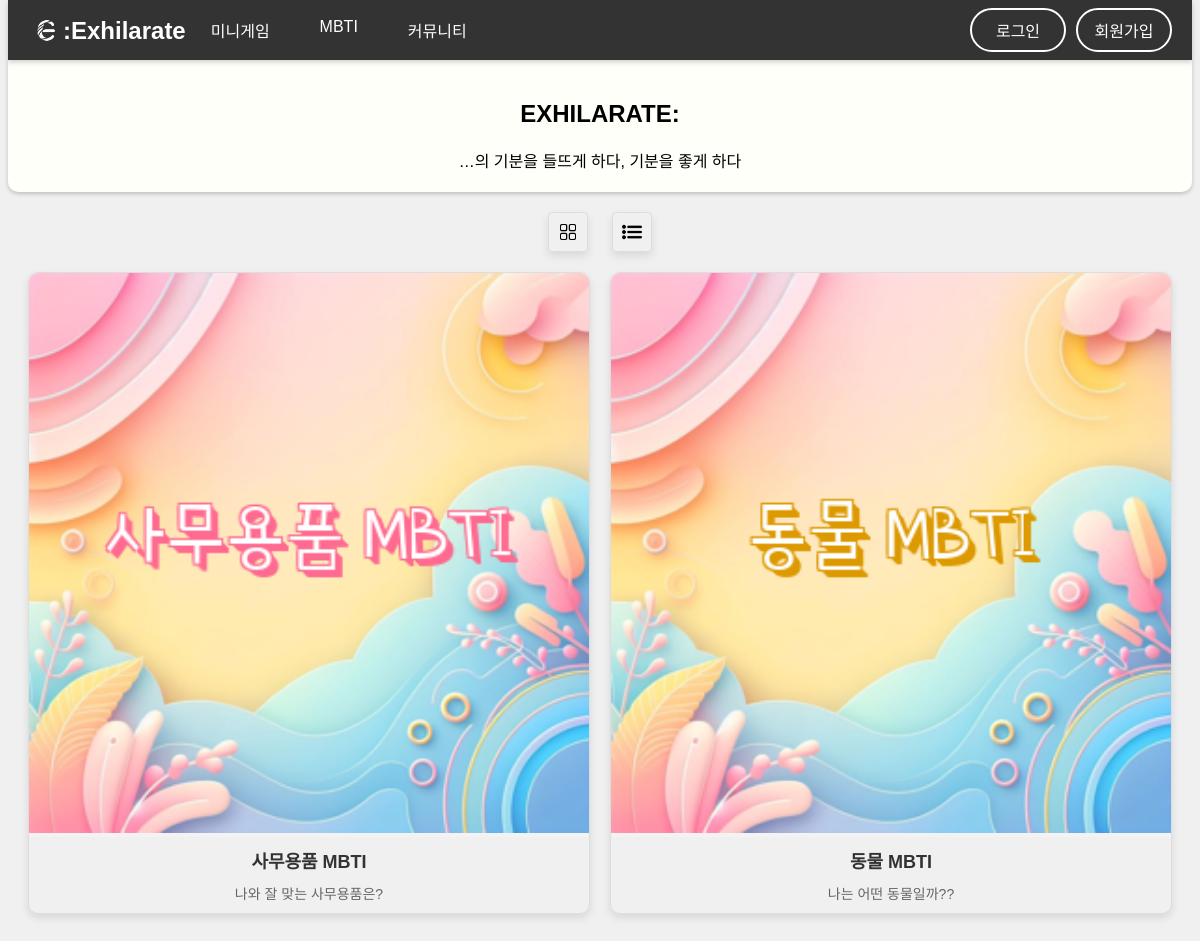
The app's page /mbti with its own data.
### tables this page shows
CREATE TABLE mbti_info (
    id INTEGER PRIMARY KEY AUTOINCREMENT,
    url TEXT NOT NULL,
    image TEXT NOT NULL,
    name TEXT NOT NULL,
    color TEXT NOT NULL,
    description TEXT NOT NULL
);

### app.py (the view)
@app.route('/mbti')
def mbti_list():
    db = get_db()
    mbtis = db.execute("SELECT id, name, image, url, color, description FROM mbti_info").fetchall()
    Phrase = 'EXHILARATE:'
    return render_template('mbti/list.html', mbtis=mbtis, game_name=Phrase, game_description=' …의 기분을 들뜨게 하다, 기분을 좋게 하다')

### app.py (called while the page is built)
def get_db():
    if 'db' not in g:
        g.db = sqlite3.connect(DATABASE_FILE)
        g.db.row_factory = sqlite3.Row
    return g.db

@app.context_processor
def inject_menus():
    db = get_db()
    all_menus = db.execute("SELECT id, name, url, menu, description FROM menu_info ORDER BY id ASC").fetchall()
    mbti_menus = db.execute("SELECT id, name, url, image, color, description FROM mbti_info ORDER BY id ASC").fetchall()
    games = [item for item in all_menus if item['menu'] == 'game']
    communities = [item for item in all_menus if item['menu'] == 'community']
    mbtis = mbti_menus
    return {'games': games, 'communities': communities, 'mbtis': mbtis}

### templates/mbti/list.html (shortened to what this page needs)
{% extends 'base.html' %}
{% block content %}
<div class="minimbtis-container">
    <link rel="stylesheet" type="text/css" href="{{ url_for('static', filename='css/mbti/list.css') }}">
    <div class="mbti-buttons">
        <button id="box-view" data-tooltip="박스">
            <img src="{{ url_for('static', filename='images/icons/grid.png') }}">
        </button>
        <button id="list-view" data-tooltip="리스트">
            <img src="{{ url_for('static', filename='images/icons/list.png') }}">
        </button>
    </div>
    <div class="mbtis">
        {% for mbti in mbtis %}
        <div class="mbti">
            <a href="/mbti/{{ mbti.url }}">
                <div class="mbti-image">
                    <img src="{{ url_for('static', filename=mbti.image) }}" alt="{{ mbti.name }} 사진">
                </div>
                <div class="mbti-name">{{ mbti.name }}</div>
                <div class="mbti-description">{{ mbti.description }}</div>
            </a>
        </div>
        {% endfor %}
    </div>
</div>
{% endblock %}

### static/css/base.css (style rules this page uses)
body { font-family: 'Noto Sans KR', sans-serif; background-color: #f0f0f0; color: #333; text-align: center; margin-top: 60px; }
button { border: none; color: white; padding: 15px 32px; text-align: center; text-decoration: none; display: inline-block; font-size: 16px; margin: 4px 2px; cursor: pointer; border-radius: 4px; transition: background-color 0.3s; }

### static/css/mbti/list.css (style rules this page uses)
.minimbtis-container { max-width: 1200px; margin: 0 auto; padding: 20px; }
.mbti-buttons { text-align: center; margin-bottom: 20px; }
.mbti-buttons button { background: none; border: 1px solid #ddd; border-radius: 4px; box-shadow: 0 4px 8px rgba(0, 0, 0, 0.1); width: 40px; height: 40px; padding: 5px; display: inline-flex; align-items: center; justify-content: center; margin: 0 10px; cursor: pointer; transition: all 0.3s ease; }
.mbti-buttons button img { width: 20px; height: auto; position: relative; }
.mbtis { display: grid; grid-template-columns: repeat(auto-fit, minmax(250px, 1fr)); gap: 20px; }
.mbti { border: 1px solid #ddd; border-radius: 10px; overflow: hidden; box-shadow: 0 4px 8px rgba(0, 0, 0, 0.1); transition: transform 0.3s ease-in-out; }
.mbti a { text-decoration: none; color: inherit; }
.mbti-image { width: 100%; height: auto; background-color: #f3f3f3; }
.mbti-image img { width: 100%; max-width: 100%; max-height: 100%; object-fit: center; object-position: center; }
.mbti-name { padding: 10px; font-size: 18px; font-weight: bold; color: #333; text-align: center; }
.mbti-description { padding: 0 10px 10px; font-size: 14px; color: #666; text-align: center; }

### records on screen
mbti_info: image (picture), name "사무용품 MBTI", description "나와 잘 맞는 사무용품은?"
mbti_info: image (picture), name "동물 MBTI", description "나는 어떤 동물일까??"

### other values on screen
{{ game_name }} "EXHILARATE:"
{{ game_description }} "…의 기분을 들뜨게 하다, 기분을 좋게 하다"
